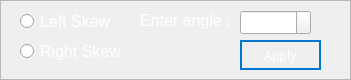
   <widget class="QFrame" name="skewFrame">
    <property name="geometry">
     <rect>
      <x>380</x>
      <y>580</y>
      <width>351</width>
      <height>80</height>
     </rect>
    </property>
    <property name="styleSheet">
     <string notr="true">color: rgb(255, 255, 255);
</string>
    </property>
    <property name="frameShape">
     <enum>QFrame::StyledPanel</enum>
    </property>
    <property name="frameShadow">
     <enum>QFrame::Raised</enum>
    </property>
    <widget class="QRadioButton" name="leftSkew">
     <property name="geometry">
      <rect>
       <x>20</x>
       <y>10</y>
       <width>91</width>
       <height>22</height>
      </rect>
     </property>
     <property name="font">
      <font>
       <pointsize>12</pointsize>
      </font>
     </property>
     <property name="text">
      <string>Left Skew</string>
     </property>
    </widget>
    <widget class="QRadioButton" name="rightSkew">
     <property name="geometry">
      <rect>
       <x>20</x>
       <y>40</y>
       <width>111</width>
       <height>22</height>
      </rect>
     </property>
     <property name="font">
      <font>
       <pointsize>12</pointsize>
      </font>
     </property>
     <property name="text">
      <string>Right Skew</string>
     </property>
    </widget>
    <widget class="QDoubleSpinBox" name="angle">
     <property name="geometry">
      <rect>
       <x>240</x>
       <y>10</y>
       <width>71</width>
       <height>25</height>
      </rect>
     </property>
     <property name="maximum">
      <double>360.000000000000000</double>
     </property>
    </widget>
    <widget class="QLabel" name="label">
     <property name="geometry">
      <rect>
       <x>140</x>
       <y>10</y>
       <width>91</width>
       <height>21</height>
      </rect>
     </property>
     <property name="font">
      <font>
       <pointsize>12</pointsize>
      </font>
     </property>
     <property name="text">
      <string>Enter angle :</string>
     </property>
    </widget>
    <widget class="QPushButton" name="applySkewBtn">
     <property name="geometry">
      <rect>
       <x>240</x>
       <y>40</y>
       <width>81</width>
       <height>30</height>
      </rect>
     </property>
     <property name="minimumSize">
      <size>
       <width>64</width>
       <height>30</height>
      </size>
     </property>
     <property name="font">
      <font>
       <family>Arial Black</family>
       <italic>false</italic>
       <bold>false</bold>
      </font>
     </property>
     <property name="cursor">
      <cursorShape>PointingHandCursor</cursorShape>
     </property>
     <property name="styleSheet">
      <string notr="true">
  border: 2px solid #0077CC;
background:transparent;
  color: #FFFFFF;
  cursor: pointer;
  font-weight: 400;
  letter-spacing: -.022em;
  line-height: 1.47059;
  min-width: 30px;
  padding: 4px 15px;
  text-align: center;
  vertical-align: baseline;
</string>
     </property>
     <property name="text">
      <string>Apply</string>
     </property>
    </widget>
   </widget>
